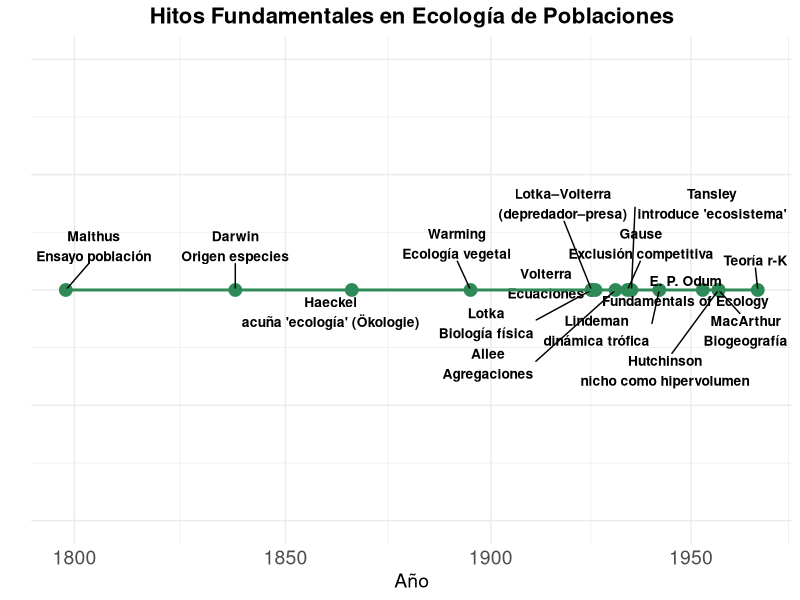
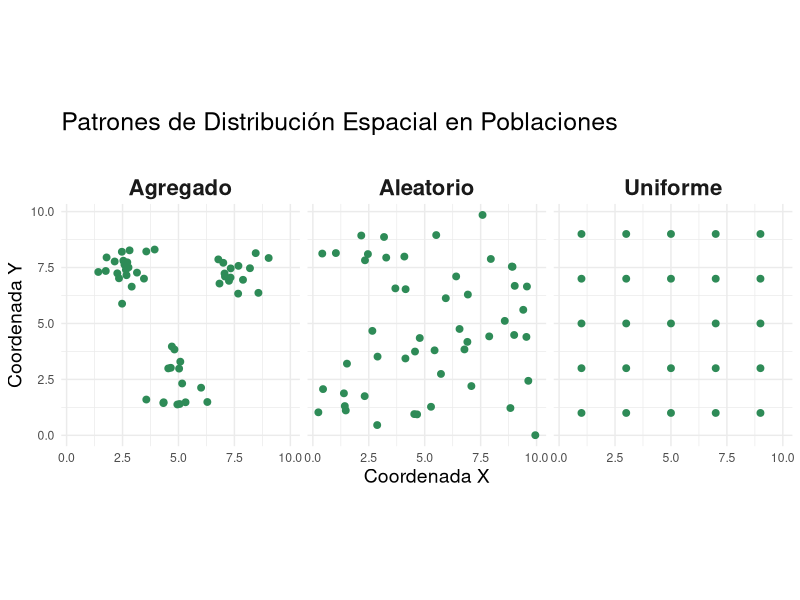
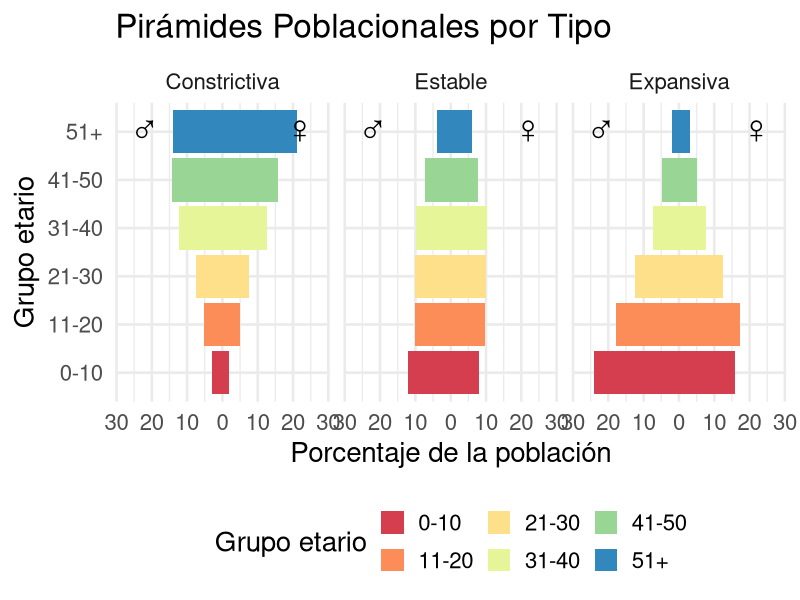
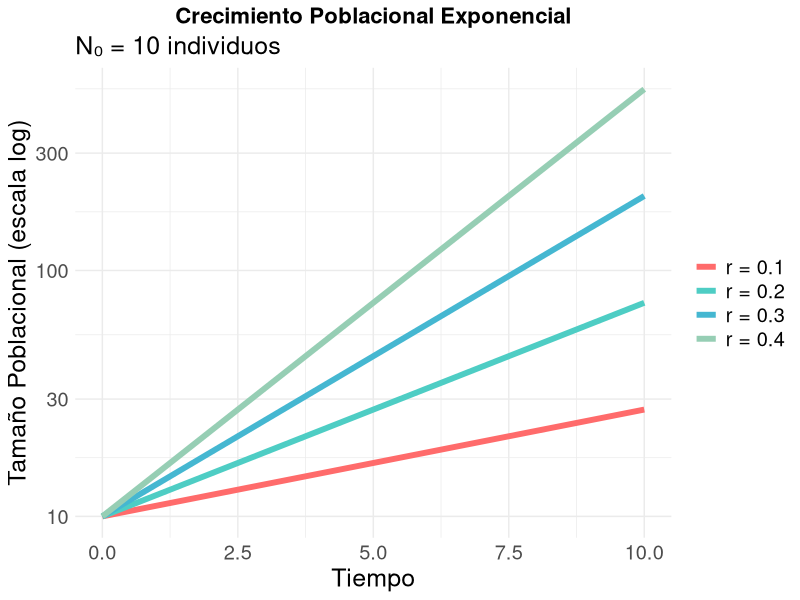
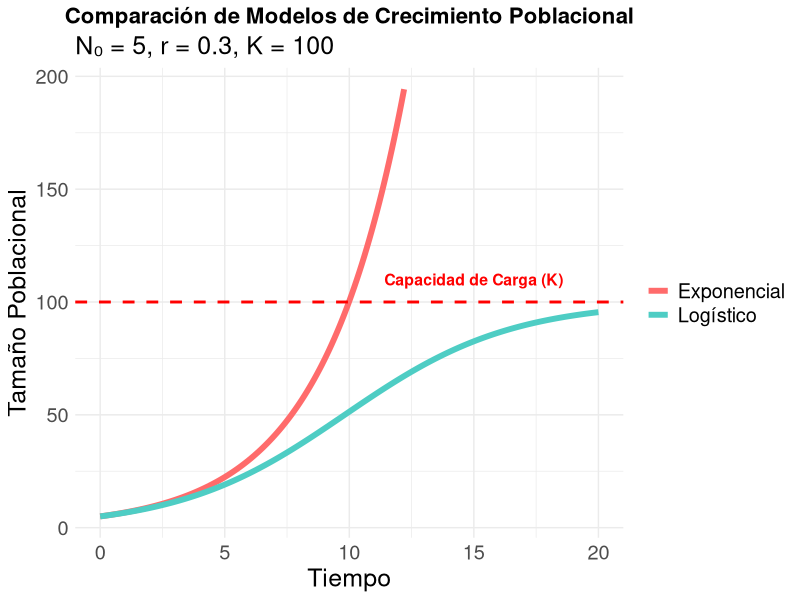
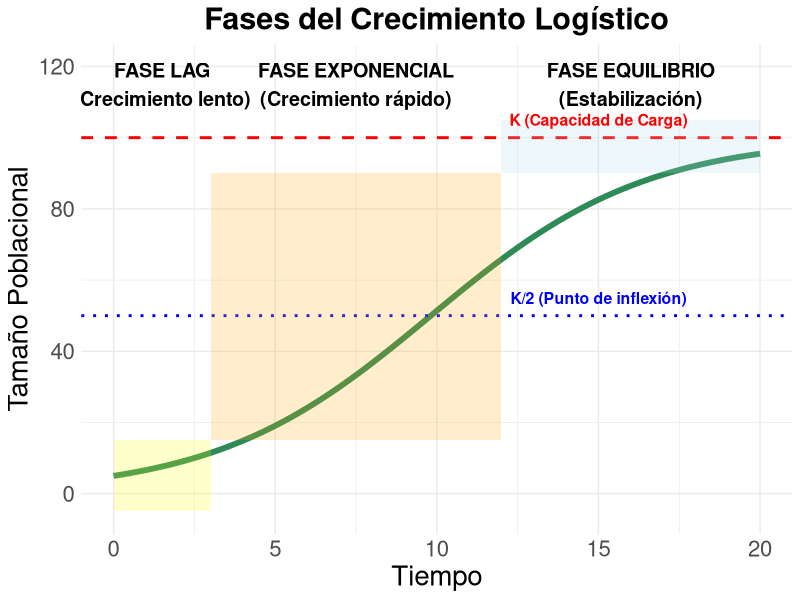
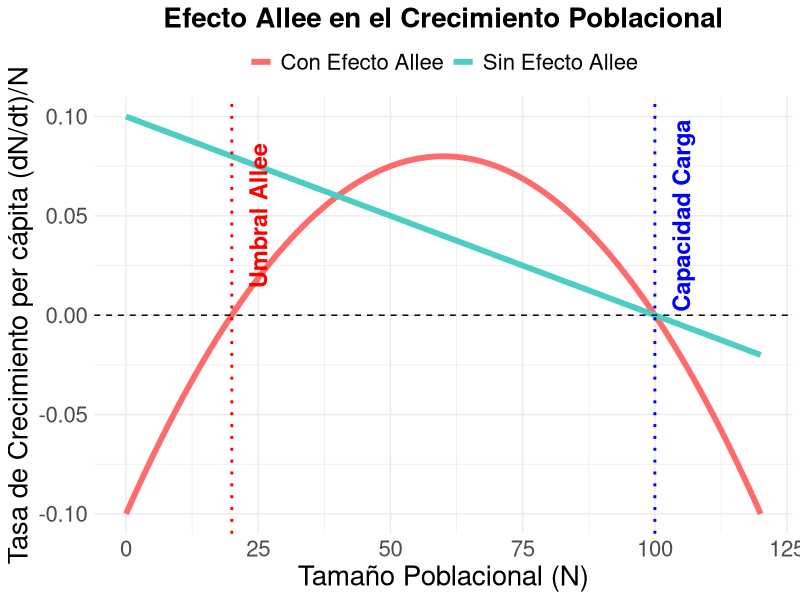

The R script that drew these images, in order:
## ---- chunk 1
options(htmltools.dir.version = FALSE)
knitr::opts_chunk$set(
  fig.width = 12, 
  fig.height = 8, 
  fig.retina = 3,
  out.width = "100%",
  cache = TRUE,
  echo = FALSE,
  message = FALSE, 
  warning = FALSE,
  hiline = TRUE
)
library(ggplot2)
library(dplyr)
library(knitr)
library(ggrepel)
## ---- chunk 2
timeline_data <- data.frame(
  Year = c(1798, 1838, 1925, 1926, 1931, 1934, 1957, 1967,
            1866, 1895, 1925, 1935, 1942, 1953, 1957),
  Event = c("Malthus\nEnsayo población", "Darwin\nOrigen especies", 
            "Lotka\nBiología física", "Volterra\nEcuaciones", 
            "Allee\nAgregaciones", "Gause\nExclusión competitiva",
            "MacArthur\nBiogeografía", "Teoría r-K", 
            "Haeckel\nacuña 'ecología' (Ökologie)", "Warming\nEcología vegetal", 
            "Lotka–Volterra\n(depredador–presa)",  "Tansley\nintroduce 'ecosistema'",  
            "Lindeman\ndinámica trófica",  "E. P. Odum\nFundamentals of Ecology",  
            "Hutchinson\nnicho como hipervolumen"),
  Y = rep(1, 15)
)

ggplot(timeline_data, aes(x = Year, y = Y)) +
  geom_point(size = 4, color = "#2E8B57") +
  geom_text_repel(aes(label = Event), vjust = -1, size = 3.5, fontface = "bold") +
  geom_line(color = "#2E8B57", size = 1) +
  scale_x_continuous(breaks = timeline_data$Year, 
                     labels = timeline_data$Year) +
  theme_minimal() +
  scale_x_continuous(transform = 'log') +
  theme(axis.text.y = element_blank(),
        axis.text.x = element_text(size = 14),
        axis.title.x = element_text(size = 14),
        axis.ticks.y = element_blank(),
        panel.grid.y = element_blank(),
        plot.title = element_text(hjust = 0.5, size = 16, face = "bold")) +
  labs(title = "Hitos Fundamentales en Ecología de Poblaciones",
       x = "Año", y = "") +
  ylim(0.5, 1.5)
## ---- chunk 3
# Crear datos para los tres patrones de distribución
set.seed(123)

# Patrón aleatorio
random_x <- runif(50, 0, 10)
random_y <- runif(50, 0, 10)

# Patrón agrupado
group_centers <- data.frame(x = c(2.5, 7.5, 5), y = c(7.5, 7.5, 2.5))
grouped_x <- c()
grouped_y <- c()
for(i in 1:3) {
  n_points <- c(20, 15, 15)[i]
  grouped_x <- c(grouped_x, rnorm(n_points, group_centers$x[i], 0.7))
  grouped_y <- c(grouped_y, rnorm(n_points, group_centers$y[i], 0.7))
}

# Patrón regular
regular_x <- rep(seq(1, 9, by = 2), 5)
regular_y <- rep(seq(1, 9, by = 2), each = 5)

# Combinar datos
spatial_data <- data.frame(
  x = c(random_x, grouped_x, regular_x),
  y = c(random_y, grouped_y, regular_y),
  pattern = rep(c("Aleatorio", "Agregado", "Uniforme"), 
                c(length(random_x), length(grouped_x), length(regular_x)))
)

ggplot(spatial_data, aes(x, y)) +
  geom_point(size = 2, color = "#2E8B57") +
  facet_wrap(~pattern, ncol = 3) +
  theme_minimal() +
  theme(size = 18) + 
  theme(strip.text = element_text(size = 16, face = "bold"),
        axis.title = element_text(size = 14),
        plot.title = element_text(size = 18)) +
  labs(title = "Patrones de Distribución Espacial en Poblaciones\n",
       x = "Coordenada X", y = "Coordenada Y") +
  coord_fixed()
## ---- chunk 4
library(tidyverse)

# --- 1) Datos base (como los que ya tenías) -------------------------------
niveles_edad <- c("0-10","11-20","21-30","31-40","41-50","51+")
expansive <- tibble(
  age_group = factor(niveles_edad, levels = niveles_edad),
  population = c(40, 35, 25, 15, 10, 5),
  type = "Expansiva"
)
stable <- tibble(
  age_group = factor(niveles_edad, levels = niveles_edad),
  population = c(20, 20, 20, 20, 15, 10),
  type = "Estable"
)
constrictive <- tibble(
  age_group = factor(niveles_edad, levels = niveles_edad),
  population = c(5, 10, 15, 25, 30, 35),
  type = "Constrictiva"
)

pyramid_data <- bind_rows(expansive, stable, constrictive)

# --- 2) Reparto por sexo (ajústalo si quieres un patrón "típico") ---------
# # Opción A (neutral, simple): 50/50 en todos los grupos
# sex_share <- tibble(
#   age_group = factor(niveles_edad, levels = niveles_edad),
#   male_share = c(0.50, 0.50, 0.50, 0.50, 0.50, 0.50)
# )

# Opción B (más "típica"): leve mayoría masculina en jóvenes y femenina en mayores
sex_share <- tibble(
  age_group = factor(niveles_edad, levels = niveles_edad),
  male_share = c(0.6, 0.51, 0.50, 0.49, 0.48, 0.4)
)

# --- 3) Expandir a hombres/mujeres y preparar valores (negativo = hombres) --
df <- pyramid_data %>%
  left_join(sex_share, by = "age_group") %>%
  mutate(
    male_pop   = population * male_share,
    female_pop = population * (1 - male_share)
  ) %>%
  select(type, age_group, male_pop, female_pop) %>%
  pivot_longer(cols = c(male_pop, female_pop),
               names_to = "sex", values_to = "pop") %>%
  mutate(
    sex  = recode(sex,
                  male_pop = "Hombres ♂",
                  female_pop = "Mujeres ♀"),
    yval = if_else(sex == "Hombres ♂", -pop, pop)   # izquierda hombres
  )

# Límite simétrico para que quede centrada
y_lim <- max(abs(df$yval)) * 1.15

# Etiquetas ♂/♀ en los extremos de cada facet
labels <- tibble(
  type = unique(df$type),
  xlab = factor(tail(niveles_edad, 1), levels = niveles_edad),  # fila superior (51+)
  left_y  = -0.92 * y_lim,
  right_y =  0.92 * y_lim
)

# --- 4) Gráfico: pirámide por tipo, color por grupo etario -----------------
ggplot(df, aes(x = age_group, y = yval, fill = age_group)) +
  geom_col(width = 0.9) +
  coord_flip() +
  facet_wrap(~ type, nrow = 1) +
  # eje con valores absolutos
  scale_y_continuous(labels = ~abs(.), limits = c(-y_lim, y_lim)) +
  scale_fill_brewer(palette = "Spectral", name = "Grupo etario") +
  # Etiquetas de lado (hombres/mujeres) por panel
  geom_text(data = labels, aes(x = xlab, y = left_y, label = "♂"),
            inherit.aes = FALSE, hjust = 0, fontface = "bold", size = 8) +
  geom_text(data = labels, aes(x = xlab, y = right_y, label = "♀"),
            inherit.aes = FALSE, hjust = 1, fontface = "bold", size = 8) +
  labs(
    title = "Pirámides Poblacionales por Tipo",
    x = "Grupo etario",
    y = "Porcentaje de la población"
  ) +
  theme_minimal(base_size = 20) +
  theme(
    legend.position = "bottom",
    text = element_text(size = 20)
    # strip.text = element_text(face = "bold")
  )
## ---- chunk 5
# Parámetros para el crecimiento exponencial
t <- seq(0, 10, by = 0.1)
N0 <- 10

# Diferentes tasas de crecimiento
r_values <- c(0.1, 0.2, 0.3, 0.4)
colors <- c("#FF6B6B", "#4ECDC4", "#45B7D1", "#96CEB4")

# Crear dataframe
exp_data <- data.frame()
for(i in 1:length(r_values)) {
  N_t <- N0 * exp(r_values[i] * t)
  temp_data <- data.frame(
    time = t,
    population = N_t,
    r_value = paste("r =", r_values[i])
  )
  exp_data <- rbind(exp_data, temp_data)
}

ggplot(exp_data, aes(x = time, y = population, color = r_value)) +
  geom_line(size = 2) +
  scale_color_manual(values = colors) +
  scale_y_log10() +
  theme_minimal() +
  theme(legend.title = element_blank(),
        text = element_text(size = 18),
        # legend.text = element_text(size = 12),
        plot.title = element_text(size = 16, face = "bold", hjust = 0.5)) +
  labs(title = "Crecimiento Poblacional Exponencial",
       subtitle = "N₀ = 10 individuos",
       x = "Tiempo", 
       y = "Tamaño Poblacional (escala log)")
## ---- chunk 6
# Parámetros
t <- seq(0, 20, by = 0.1)
N0 <- 5
r <- 0.3
K <- 100

# Crecimiento exponencial
N_exp <- N0 * exp(r * t)

# Crecimiento logístico
N_log <- K / (1 + ((K - N0) / N0) * exp(-r * t))

# Crear dataframe
growth_data <- data.frame(
  time = rep(t, 2),
  population = c(N_exp, N_log),
  model = rep(c("Exponencial", "Logístico"), each = length(t))
)

# Limitar exponencial para visualización
growth_data$population[growth_data$model == "Exponencial" & growth_data$population > 200] <- NA

ggplot(growth_data, aes(x = time, y = population, color = model)) +
  geom_line(size = 2) +
  geom_hline(yintercept = K, linetype = "dashed", color = "red", size = 1) +
  annotate("text", x = 15, y = K + 10, label = "Capacidad de Carga (K)", 
           color = "red", size = 4, fontface = "bold") +
  scale_color_manual(values = c("#FF6B6B", "#4ECDC4")) +
  theme_minimal() +
  theme(legend.title = element_blank(),
        # legend.text = element_text(size = 12),
        text = element_text(size = 18),
        plot.title = element_text(size = 16, face = "bold", hjust = 0.5)) +
  labs(title = "Comparación de Modelos de Crecimiento Poblacional",
       subtitle = "N₀ = 5, r = 0.3, K = 100",
       x = "Tiempo", 
       y = "Tamaño Poblacional")
## ---- chunk 7
# Datos para las fases del crecimiento logístico
t <- seq(0, 20, by = 0.1)
N0 <- 5
r <- 0.3
K <- 100
N_log <- K / (1 + ((K - N0) / N0) * exp(-r * t))

# Crear dataframe con fases
phases_data <- data.frame(
  time = t,
  population = N_log
)

# Definir las fases
phases_data$phase <- ifelse(phases_data$population < K * 0.1, "Fase Lag",
                     ifelse(phases_data$population < K * 0.9, "Fase Exponencial", 
                            "Fase Equilibrio"))

ggplot(phases_data, aes(x = time, y = population)) +
  geom_line(size = 2, color = "#2E8B57") +
  geom_hline(yintercept = K, linetype = "dashed", color = "red", size = 1) +
  geom_hline(yintercept = K/2, linetype = "dotted", color = "blue", size = 1) +
  # Agregar anotaciones para las fases
  annotate("rect", xmin = 0, xmax = 3, ymin = -5, ymax = 15, 
           alpha = 0.2, fill = "yellow") +
  annotate("rect", xmin = 3, xmax = 12, ymin = 15, ymax = 90, 
           alpha = 0.2, fill = "orange") +
  annotate("rect", xmin = 12, xmax = 20, ymin = 90, ymax = 105, 
           alpha = 0.2, fill = "lightblue") +
  annotate("text", x = 1.5, y = 115, label = "FASE LAG\n(Crecimiento lento)", 
           fontface = "bold", hjust = 0.5, size = 5) +
  annotate("text", x = 7.5, y = 115, label = "FASE EXPONENCIAL\n(Crecimiento rápido)", 
           fontface = "bold", hjust = 0.5, size = 5) +
  annotate("text", x = 16, y = 115, label = "FASE EQUILIBRIO\n(Estabilización)", 
           fontface = "bold", hjust = 0.5, size = 5) +
  annotate("text", x = 15, y = K + 5, label = "K (Capacidad de Carga)", 
           color = "red", fontface = "bold", size = 4) +
  annotate("text", x = 15, y = K/2 + 5, label = "K/2 (Punto de inflexión)", 
           color = "blue", fontface = "bold", size = 4) +
  theme_minimal() +
  theme(
    text = element_text(size = 20),
    plot.title = element_text(size = 22, face = "bold", hjust = 0.5)) +
  labs(title = "Fases del Crecimiento Logístico",
       x = "Tiempo", 
       y = "Tamaño Poblacional") +
  ylim(-5, 120)
## ---- chunk 8
# Parámetros para el efecto Allee
N <- seq(0, 120, by = 1)
r <- 0.1
K <- 100
A <- 20  # Umbral de Allee

# Tasa de crecimiento per cápita sin Allee
rate_normal <- r * (1 - N/K)

# Tasa de crecimiento per cápita con Allee
rate_allee <- r * (1 - N/K) * (N/A - 1)

# Crear dataframe
allee_data <- data.frame(
  population = rep(N, 2),
  growth_rate = c(rate_normal, rate_allee),
  model = rep(c("Sin Efecto Allee", "Con Efecto Allee"), each = length(N))
)

ggplot(allee_data, aes(x = population, y = growth_rate, color = model)) +
  geom_line(size = 2) +
  geom_hline(yintercept = 0, linetype = "dashed", color = "black") +
  geom_vline(xintercept = A, linetype = "dotted", color = "red", size = 1) +
  geom_vline(xintercept = K, linetype = "dotted", color = "blue", size = 1) +
  annotate("text", x = A + 5, y = 0.05, label = "Umbral Allee", 
           color = "red", angle = 90, fontface = "bold", size = 6) +
  annotate("text", x = K + 5, y = 0.05, label = "Capacidad Carga", 
           color = "blue", angle = 90, fontface = "bold", size = 6) +
  scale_color_manual(values = c("#FF6B6B", "#4ECDC4")) +
  theme_minimal() +
  theme(legend.title = element_blank(),
        legend.position = "top",
        text = element_text(size = 20),
        plot.title = element_text(size = 20, face = "bold", hjust = 0.5)) +
  labs(title = "Efecto Allee en el Crecimiento Poblacional",
       x = "Tamaño Poblacional (N)", 
       y = "Tasa de Crecimiento per cápita (dN/dt)/N")
